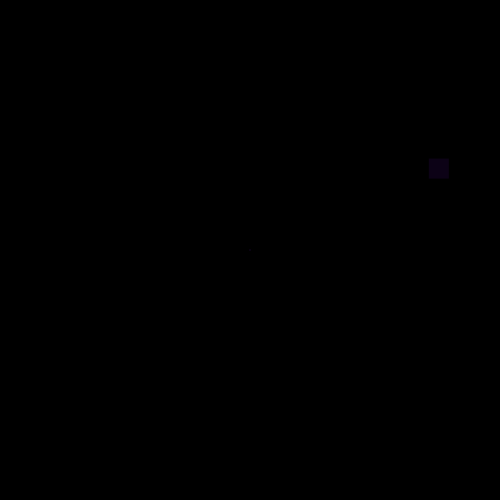
Frame 1 (no input)
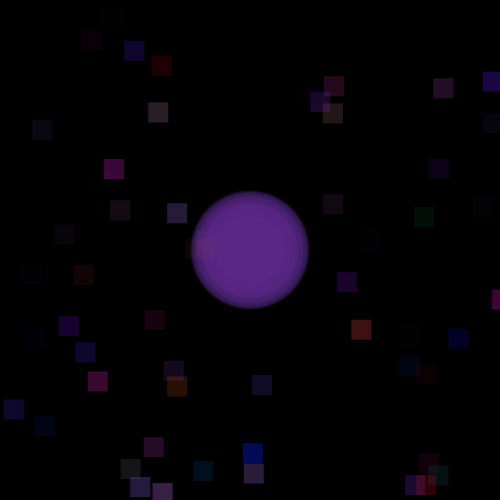
Frame 60 (the mouse pressed at the canvas centre just before this capture)
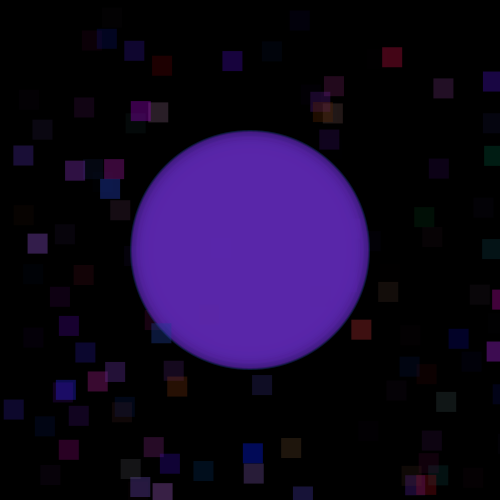
Frame 120 (the mouse held since frame 60 and released just before this capture)

The Processing sketch that drew these frames (run headless with seeded random() and noise(); from frame 60 on, the mouse is pressed at the canvas centre):

// Processing sketch: processing_62232
// ── processing_62232.pde

float r;
float g;
float b;
float t;

int xPos;
int yPos;

float x;
float y;




void setup () {
  size (500,500);
  background (0);
  
}

void draw () {
 smooth(); 

r = random(200);
g = random(100);
b = random(255);
t = random(100);

x = random (500);
y = random (500);


noStroke();
fill (r,g,b,t);
rect (x,y,20,20);
xPos = xPos + 2;
yPos = yPos + 2;

ellipse (width/2,height/2,xPos,yPos);

}
